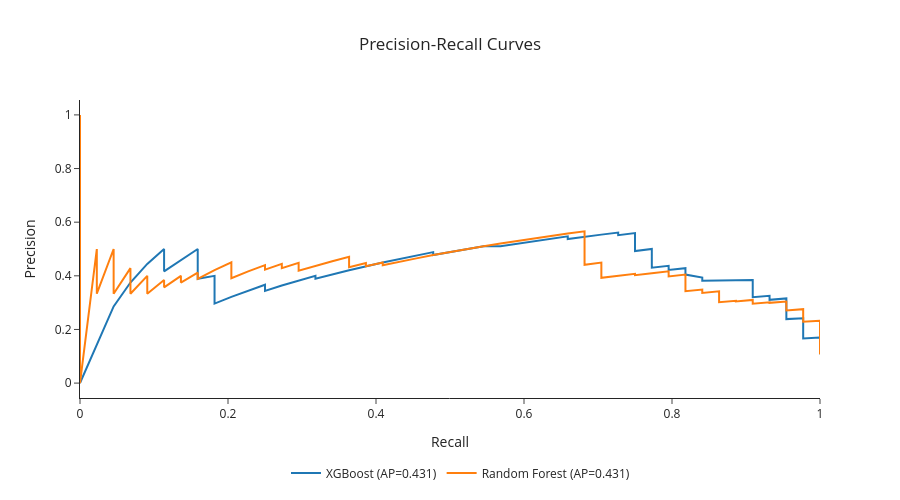

Notebook cell for this chart:
### Markdown cell above
Precision Recall Curves

### Code cell
pr_fig = go.Figure()

for model_name in best_models.keys():
    model_results = [r for r in evaluation_results if r['model'] == model_name]
    y_true = np.concatenate([r['y_true'] for r in model_results])
    y_score = np.concatenate([r['y_proba'] for r in model_results])

    precision, recall, _ = precision_recall_curve(y_true, y_score)
    avg_prec = average_precision_score(y_true, y_score)
    pr_fig.add_trace(go.Scatter(
        x=recall, 
        y=precision, 
        mode='lines', 
        name=f'{model_name} (AP={avg_prec:.3f})')
    )

pr_fig.update_layout(
    title={'text':'Precision-Recall Curves', 'x':0.5, 'xanchor':'center'}, 
    xaxis_title='Recall', 
    yaxis_title='Precision', 
    width=900,
    height=500, 
    template='simple_white',
    legend=dict(
        orientation="h",
        yanchor="bottom",
        y=-0.3,
        xanchor="right",
        x=0.75
    )
)
pr_fig.show()
# pr_fig.write_image(f"{path_png}/pr_curves.png", scale=2)

### Figure 1 — Plotly figure (JSON) as saved in the notebook; plotly's stock layout.template omitted (floating-point values rounded to 4 significant figures; data arrays with more than 128 entries replaced by an {"elided": "..."} marker saying what was removed)
{"data": [{"mode": "lines", "name": "XGBoost (AP=0.431)", "type": "scatter", "x": {"elided": "252 float values"}, "y": {"elided": "252 float values"}}, {"mode": "lines", "name": "Random Forest (AP=0.431)", "type": "scatter", "x": {"elided": "395 float values"}, "y": {"elided": "395 float values"}}], "layout": {"height": 500, "legend": {"orientation": "h", "x": 0.75, "xanchor": "right", "y": -0.3, "yanchor": "bottom"}, "title": {"text": "Precision-Recall Curves", "x": 0.5, "xanchor": "center"}, "width": 900, "xaxis": {"title": {"text": "Recall"}}, "yaxis": {"title": {"text": "Precision"}}}}
